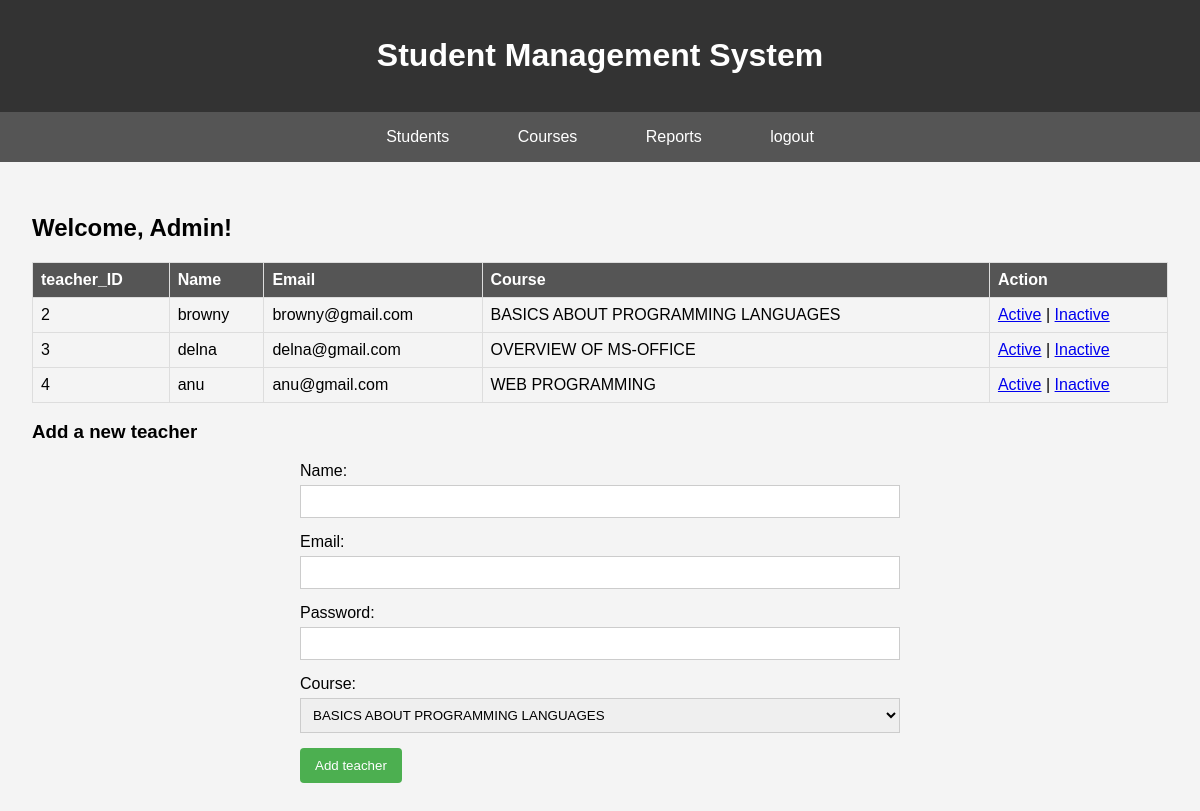
Page /dashboard/ on the earlier database version.
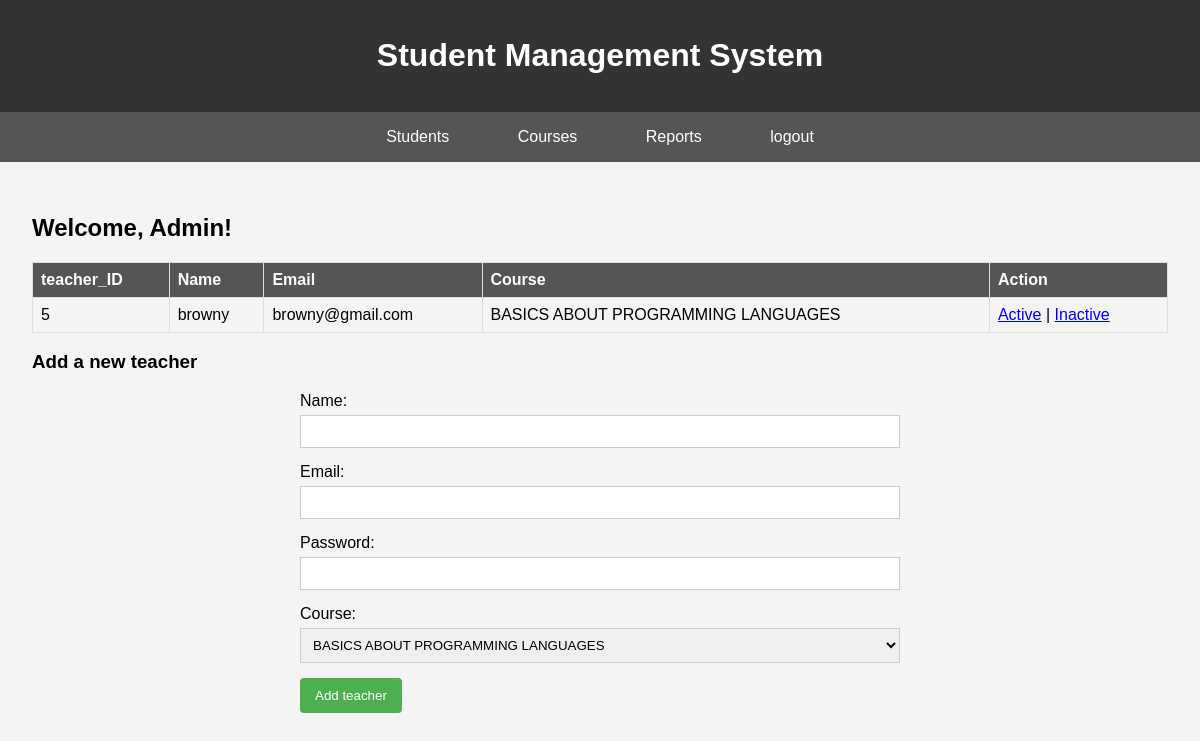
Same page on the later database version.
### app1/models.py (models this page shows, shortened)
class Teacher(models.Model):
    name = models.CharField(max_length=255)
    email = models.EmailField(unique=True)
    password = models.CharField(max_length=255)
    course = models.CharField(max_length=255)

### app1/views.py (the view, shortened to what this page needs)
# urls.py: path('dashboard/', views.dashboard, name ='dashboard'),
def dashboard(request):
    teachers = Teacher.objects.all()
    return render(request, 'dashboard.html', {'teachers': teachers})

### templates/dashboard.html (shortened to what this page needs)
{% load static %}
<!DOCTYPE html>
<html lang="en">
<head>
</head>
<body>
    <header>
        <h1>Student Management System</h1>
    </header>
    <nav>
        <a href="{% url 'studentlist' %}">Students</a>
        <a href="{% url 'admincourse' %}">Courses</a>
        <a href="#">Reports</a>
        <a href="#">logout</a>
    </nav>
    <section>
        <h2>Welcome, Admin!</h2>
        <table>
            <thead>
                <tr>
                    <th>teacher_ID</th>
                    <th>Name</th>
                    <th>Email</th>
                    <th>Course</th>
                    <th>Action</th>
                </tr>
            </thead>
            <tbody>
                {% for teacher in teachers %}
                    <tr>
                        <td>{{ teacher.id }}</td>
                        <td>{{ teacher.name }}</td>
                        <td>{{ teacher.email }}</td>
                        <td>{{ teacher.course }}</td>
                        <td>
                            <a href="#">Active</a> |
                            <a href="#">Inactive</a>
                        </td>
                    </tr>
                {% endfor %}
            </tbody>
        </table>
        <h3>Add a new teacher</h3>
        <form method="POST" action="">
            <label for="name">Name:</label>
            <input type="text" id="name" name="name" required>
            <label for="email">Email:</label>
            <input type="email" id="email" name="email" required>
            <label for="password">Password:</label>
            <input type="password" id="password" name="password" required>
            <label for="course">Course:</label>
            <select id="course" name="course">
                <option value="BASICS ABOUT PROGRAMMING LANGUAGES">BASICS ABOUT PROGRAMMING LANGUAGES</option>
            </select>
            <input type="submit" value="Add teacher">
        </form>
    </section>
</body>
</html>

### templates/dashboard.html (style rules this page uses)
body { font-family: Arial, sans-serif; margin: 0; padding: 0; background-color: #f4f4f4; }
header { background-color: #333; color: #fff; text-align: center; padding: 1rem; }
nav { background-color: #555; color: #fff; padding: 1rem; text-align: center; }
nav a { color: #fff; text-decoration: none; padding: 1rem; margin: 0 1rem; }
section { padding: 2rem; }
table { width: 100%; border-collapse: collapse; margin-top: 1rem; }
th, td { border: 1px solid #ddd; padding: 8px; text-align: left; }
th { background-color: #555; color: #fff; }
form { max-width: 600px; margin: 0 auto; }
input[type="text"], input[type="email"], input[type="password"], select { width: 100%; padding: 8px; margin: 5px 0 15px 0; display: inline-block; border: 1px solid #ccc; box-sizing: border-box; }
input[type="submit"] { background-color: #4caf50; color: white; padding: 10px 15px; border: none; border-radius: 4px; cursor: pointer; }

Differences in the rows shown:
removed Teacher: id "2", name "browny", email "browny@gmail.com", course "BASICS ABOUT PROGRAMMING LANGUAGES"
removed Teacher: id "3", name "delna", email "delna@gmail.com", course "OVERVIEW OF MS-OFFICE"
removed Teacher: id "4", name "anu", email "anu@gmail.com", course "WEB PROGRAMMING"
added Teacher: id "5", name "browny", email "browny@gmail.com", course "BASICS ABOUT PROGRAMMING LANGUAGES"
